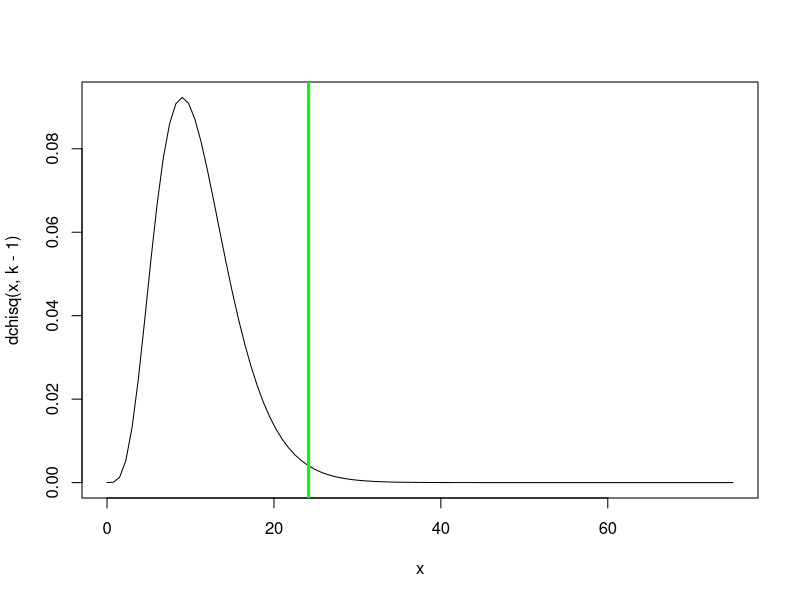
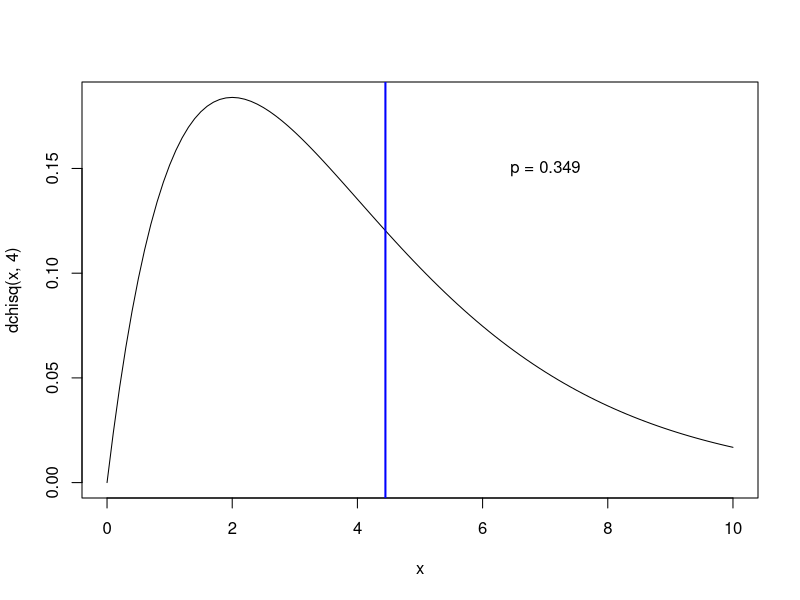
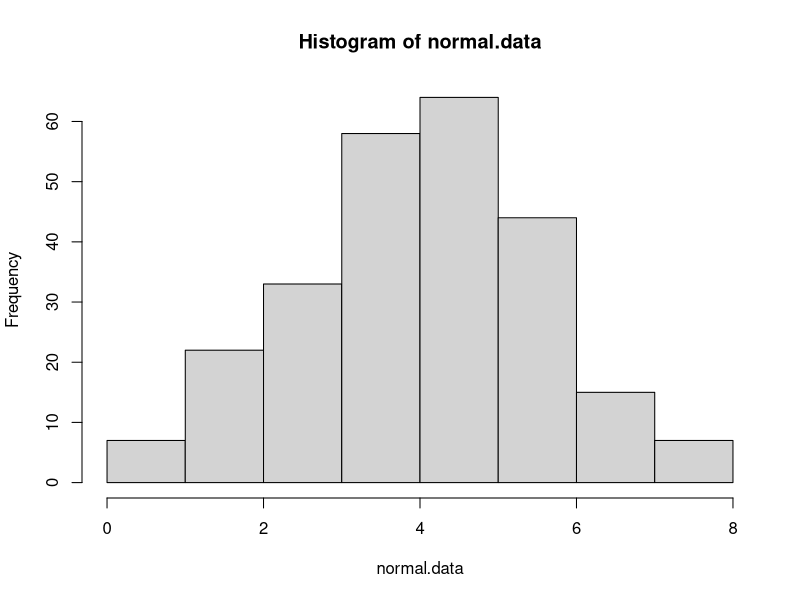
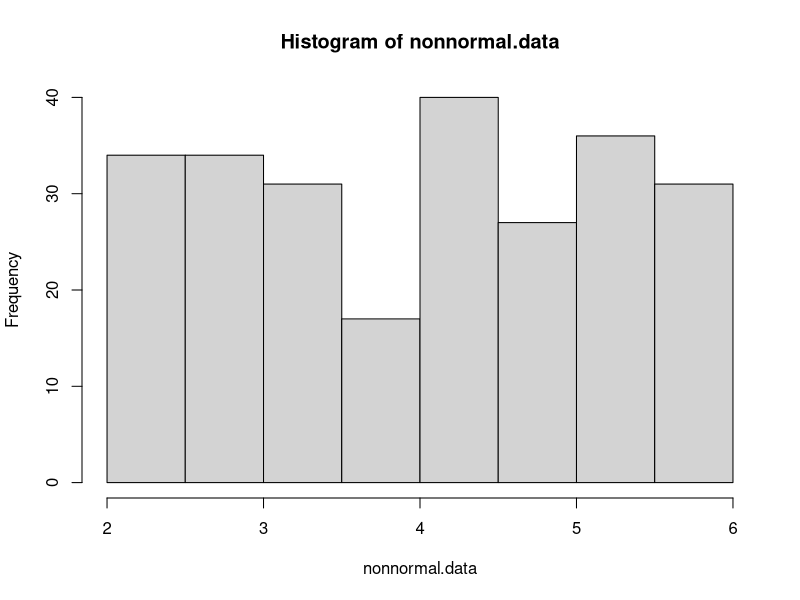
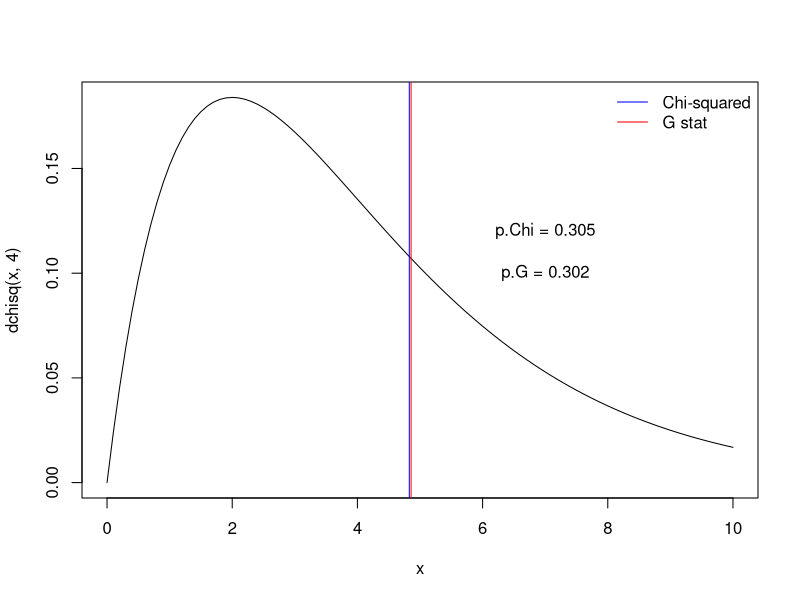

Recreate these plots in R, in order.
## ---- chunk 1

knitr::opts_chunk$set(echo = TRUE, cache = TRUE)

## ---- chunk 2

############################################################
####                                                    ####  
####  NRES 710, Lecture 3                               ####
####                                                    ####
####  Kevin Shoemaker and Ben Sullivan                  #### 
####  University of Nevada, Reno                        ####
####                                                    #### 
############################################################


############################################################
####  Chi-squared tests etc.                            ####
############################################################


## ---- chunk 3
## Chi squared goodness-of-fit example

birthdays.bymonth <- c(40,23,33,39,28,29,45,31,22,34,44,20)
months <- c("Jan","Feb","Mar","Apr","May","Jun","Jul","Aug","Sep","Oct","Nov","Dec")
names(birthdays.bymonth) <- months

sample.size <- sum(birthdays.bymonth)
k = length(birthdays.bymonth)   # number of categories (months)
exp.birthdays.bymonth <- sample.size*rep(1/k,times=k)   # compute the expected number under the null hypothesis.

Chisq.stat <- sum((birthdays.bymonth-exp.birthdays.bymonth)^2/exp.birthdays.bymonth)
Chisq.stat


## View the summary statistic along with its sampling distribution under the null hypothesis

curve(dchisq(x,k-1),0,75)
abline(v=Chisq.stat,col="green",lwd=3)

p <- 1-pchisq(Chisq.stat,k-1)
p


### use R's built in chi squared function

chisq.test(birthdays.bymonth)     # should get the same p value!


## ---- chunk 4

n.bunnies <- 112

    # sample assuming null hypothesis is true
all.bunnies <- data.frame(
  ear_type = sample(c("floppy","pointy","mixed"),n.bunnies,replace = T),
  coat_color = sample(c("white","brown","mixed"),n.bunnies,replace = T)
)

head(all.bunnies)

######
# make contingency table

con_table <- table(all.bunnies$ear_type,all.bunnies$coat_color)

######
# generate expected values

prop.ears <- rowSums(con_table)/n.bunnies
sum.coats <- colSums(con_table)
exp_table <- sapply(1:ncol(con_table),function(t) sum.coats[t]*prop.ears)
colnames(exp_table) <- colnames(con_table)

#####
# compute chi-squared statistic

Chisq.stat <- sum((con_table-exp_table)^2/exp_table)


#####
# Compare chi squared statistic with null sampling distribution

curve(dchisq(x,4),0,10)
abline(v=Chisq.stat,col="blue",lwd=2)

p.value <- 1-pchisq(Chisq.stat,4)
p.value

text(7,0.15,paste0("p = ",round(p.value,3)))


######
# Compare with R's built in chi squared function

chisq.test(con_table)


## ---- chunk 5

######
# Chi-squared test for normality

normal.data <- rnorm(250,4,1.5)  # generate normal data
nonnormal.data <-  runif(250,2,6)  # generate non-normal data

hist(normal.data)
hist(nonnormal.data)

#####
# First bin the data (chi squared test must be on categorical data!)

breaks <- c(-Inf,1,2,3,3.5,4,4.5,5,6,7,Inf)

normal.data.binned <- cut(normal.data,breaks,labels=breaks[-1])
nonnormal.data.binned <- cut(nonnormal.data,breaks,labels=breaks[-1])

obs_table_norm <- table(normal.data.binned)
obs_table_nonnorm <- table(nonnormal.data.binned)

#####
# Determine expected values in each cell if the underlying distribution were normal

normal.probs <- sapply(2:length(breaks), function(t) pnorm(breaks[t],mean(normal.data),sd(normal.data))-pnorm(breaks[t-1],mean(normal.data),sd(normal.data))  )
exp_table_norm <- length(normal.data)*normal.probs  # check that expected vals are greater than 5

normal.probs <- sapply(2:length(breaks), function(t) pnorm(breaks[t],mean(nonnormal.data),sd(nonnormal.data))-pnorm(breaks[t-1],mean(nonnormal.data),sd(nonnormal.data))  )
exp_table_nonnorm <- length(normal.data)*normal.probs  # check that expected vals are greater than 5

######
# Chi squared stat for normality test on normal data

chistat_norm <- sum((obs_table_norm-exp_table_norm)^2/exp_table_norm)
pval_norm <- 1-pchisq(chistat_norm,length(exp_table_norm)-1)
pval_norm

chistat_nonnorm <- sum((obs_table_nonnorm-exp_table_nonnorm)^2/exp_table_nonnorm)
pval_nonnorm <- 1-pchisq(chistat_nonnorm,length(exp_table_nonnorm)-1)
pval_nonnorm

####
# Compare with shapiro wilk test (which is a MUCH better test!)

shapiro.test(normal.data)
shapiro.test(nonnormal.data)

## ---- chunk 6

n.bunnies <- 112

    # sample assuming null hypothesis is true
all.bunnies <- data.frame(
  ear_type = sample(c("floppy","pointy","mixed"),n.bunnies,replace = T),
  coat_color = sample(c("white","brown","mixed"),n.bunnies,replace = T)
)

head(all.bunnies)

######
# make contingency table

con_table <- table(all.bunnies$ear_type,all.bunnies$coat_color)

######
# generate expected values

prop.ears <- rowSums(con_table)/n.bunnies
sum.coats <- colSums(con_table)
exp_table <- sapply(1:ncol(con_table),function(t) sum.coats[t]*prop.ears)
colnames(exp_table) <- colnames(con_table)

#####
# compute chi-squared and G statistics

Chisq.stat <- sum((con_table-exp_table)^2/exp_table)
G.stat <- 2*sum(con_table*log(con_table/exp_table))   # slightly different!


#####
# Compare chi squared and G statistics with null sampling distribution

curve(dchisq(x,4),0,10)
abline(v=Chisq.stat,col="blue",lwd=1)
abline(v=G.stat,col="red",lwd=1)
legend("topright",lty=c(1,1),lwd=c(1,1),col=c("blue","red"),legend=c("Chi-squared","G stat"),bty="n")

p.value.Chi <- 1-pchisq(Chisq.stat,4)
p.value.G <- 1-pchisq(G.stat,4)

text(7,0.12,paste0("p.Chi = ",round(p.value.Chi,3)))
text(7,0.1,paste0("p.G = ",round(p.value.G,3)))

## ---- chunk 7

n.bunnies <- 20

    # sample assuming null hypothesis is true
all.bunnies <- data.frame(
  ear_type = sample(c("floppy","pointy","mixed"),n.bunnies,replace = T),
  coat_color = sample(c("white","brown","mixed"),n.bunnies,replace = T)
)

head(all.bunnies)

######
# make contingency table

con_table <- table(all.bunnies$ear_type,all.bunnies$coat_color)

######
# generate expected values

prop.ears <- rowSums(con_table)/n.bunnies
sum.coats <- colSums(con_table)
exp_table <- sapply(1:ncol(con_table),function(t) sum.coats[t]*prop.ears)
colnames(exp_table) <- colnames(con_table)

#####
# run fisher exact test

#?fisher.test

chisq.test(con_table)
fisher.test(con_table)   # better test
fisher.test(con_table,simulate.p.value = T,B=5000)   # use simulated p-value - usually very similar answer

